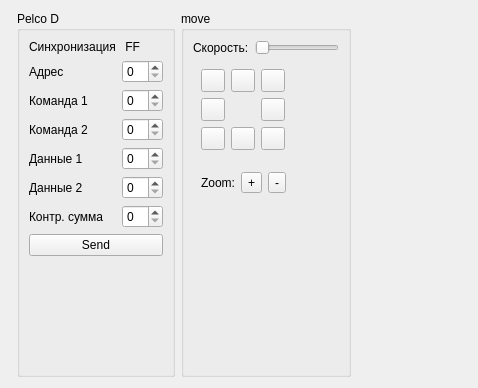
<?xml version="1.0" encoding="UTF-8"?>
<ui version="4.0">
 <class>MainBox</class>
 <widget class="QWidget" name="MainBox">
  <property name="geometry">
   <rect>
    <x>0</x>
    <y>0</y>
    <width>478</width>
    <height>388</height>
   </rect>
  </property>
  <property name="windowTitle">
   <string>Dialog</string>
  </property>
  <layout class="QHBoxLayout" name="horizontalLayout">
   <item>
    <widget class="SerialBox5" name="serial_widget" native="true"/>
   </item>
   <item>
    <widget class="QGroupBox" name="groupBox">
     <property name="sizePolicy">
      <sizepolicy hsizetype="Fixed" vsizetype="Preferred">
       <horstretch>0</horstretch>
       <verstretch>0</verstretch>
      </sizepolicy>
     </property>
     <property name="title">
      <string>Pelco D</string>
     </property>
     <layout class="QVBoxLayout" name="verticalLayout_2">
      <item>
       <layout class="QGridLayout" name="gridLayout">
        <item row="4" column="0">
         <widget class="QLabel" name="label_5">
          <property name="text">
           <string>Данные 1</string>
          </property>
         </widget>
        </item>
        <item row="2" column="0">
         <widget class="QLabel" name="label_3">
          <property name="text">
           <string>Команда 1</string>
          </property>
         </widget>
        </item>
        <item row="1" column="0">
         <widget class="QLabel" name="label_2">
          <property name="text">
           <string>Адрес</string>
          </property>
         </widget>
        </item>
        <item row="5" column="0">
         <widget class="QLabel" name="label_6">
          <property name="text">
           <string>Данные 2</string>
          </property>
         </widget>
        </item>
        <item row="3" column="0">
         <widget class="QLabel" name="label_4">
          <property name="text">
           <string>Команда 2</string>
          </property>
         </widget>
        </item>
        <item row="3" column="1">
         <widget class="HexSpinBox" name="sb_cmd2">
          <property name="sizePolicy">
           <sizepolicy hsizetype="Fixed" vsizetype="Fixed">
            <horstretch>0</horstretch>
            <verstretch>0</verstretch>
           </sizepolicy>
          </property>
         </widget>
        </item>
        <item row="4" column="1">
         <widget class="HexSpinBox" name="sb_data1">
          <property name="sizePolicy">
           <sizepolicy hsizetype="Fixed" vsizetype="Fixed">
            <horstretch>0</horstretch>
            <verstretch>0</verstretch>
           </sizepolicy>
          </property>
         </widget>
        </item>
        <item row="5" column="1">
         <widget class="HexSpinBox" name="sb_data2">
          <property name="sizePolicy">
           <sizepolicy hsizetype="Fixed" vsizetype="Fixed">
            <horstretch>0</horstretch>
            <verstretch>0</verstretch>
           </sizepolicy>
          </property>
         </widget>
        </item>
        <item row="0" column="0">
         <widget class="QLabel" name="label">
          <property name="text">
           <string>Синхронизация</string>
          </property>
         </widget>
        </item>
        <item row="1" column="1">
         <widget class="HexSpinBox" name="sb_address">
          <property name="sizePolicy">
           <sizepolicy hsizetype="Fixed" vsizetype="Fixed">
            <horstretch>0</horstretch>
            <verstretch>0</verstretch>
           </sizepolicy>
          </property>
         </widget>
        </item>
        <item row="2" column="1">
         <widget class="HexSpinBox" name="sb_cmd1">
          <property name="sizePolicy">
           <sizepolicy hsizetype="Fixed" vsizetype="Fixed">
            <horstretch>0</horstretch>
            <verstretch>0</verstretch>
           </sizepolicy>
          </property>
         </widget>
        </item>
        <item row="6" column="0">
         <widget class="QLabel" name="label_7">
          <property name="text">
           <string>Контр. сумма</string>
          </property>
         </widget>
        </item>
        <item row="6" column="1">
         <widget class="HexSpinBox" name="sb_chk_sum">
          <property name="sizePolicy">
           <sizepolicy hsizetype="Fixed" vsizetype="Fixed">
            <horstretch>0</horstretch>
            <verstretch>0</verstretch>
           </sizepolicy>
          </property>
         </widget>
        </item>
        <item row="0" column="1">
         <widget class="QLabel" name="label_12">
          <property name="text">
           <string> FF</string>
          </property>
         </widget>
        </item>
       </layout>
      </item>
      <item>
       <widget class="QPushButton" name="btn_send">
        <property name="text">
         <string>Send</string>
        </property>
       </widget>
      </item>
      <item>
       <spacer name="verticalSpacer">
        <property name="orientation">
         <enum>Qt::Vertical</enum>
        </property>
        <property name="sizeHint" stdset="0">
         <size>
          <width>20</width>
          <height>40</height>
         </size>
        </property>
       </spacer>
      </item>
     </layout>
    </widget>
   </item>
   <item>
    <widget class="QGroupBox" name="groupBox_6">
     <property name="sizePolicy">
      <sizepolicy hsizetype="Fixed" vsizetype="Preferred">
       <horstretch>0</horstretch>
       <verstretch>0</verstretch>
      </sizepolicy>
     </property>
     <property name="title">
      <string>move</string>
     </property>
     <layout class="QVBoxLayout" name="verticalLayout_6">
      <item>
       <layout class="QHBoxLayout" name="horizontalLayout_2">
        <item>
         <widget class="QLabel" name="label_8">
          <property name="sizePolicy">
           <sizepolicy hsizetype="Fixed" vsizetype="Preferred">
            <horstretch>0</horstretch>
            <verstretch>0</verstretch>
           </sizepolicy>
          </property>
          <property name="text">
           <string>Скорость:</string>
          </property>
         </widget>
        </item>
        <item>
         <widget class="QSlider" name="sl_speed">
          <property name="orientation">
           <enum>Qt::Horizontal</enum>
          </property>
         </widget>
        </item>
       </layout>
      </item>
      <item>
       <layout class="QHBoxLayout" name="horizontalLayout_4">
        <property name="leftMargin">
         <number>8</number>
        </property>
        <property name="topMargin">
         <number>8</number>
        </property>
        <property name="rightMargin">
         <number>8</number>
        </property>
        <property name="bottomMargin">
         <number>8</number>
        </property>
        <item>
         <layout class="QGridLayout" name="gridLayout_3">
          <item row="1" column="0">
           <widget class="QToolButton" name="btn_left"/>
          </item>
          <item row="0" column="1">
           <widget class="QToolButton" name="btn_up"/>
          </item>
          <item row="0" column="2">
           <widget class="QToolButton" name="btn_up_right"/>
          </item>
          <item row="0" column="0">
           <widget class="QToolButton" name="btn_up_left"/>
          </item>
          <item row="1" column="2">
           <widget class="QToolButton" name="btn_right"/>
          </item>
          <item row="2" column="0">
           <widget class="QToolButton" name="btn_down_left"/>
          </item>
          <item row="2" column="1">
           <widget class="QToolButton" name="btn_down"/>
          </item>
          <item row="2" column="2">
           <widget class="QToolButton" name="btn_down_right"/>
          </item>
         </layout>
        </item>
        <item>
         <spacer name="horizontalSpacer">
          <property name="orientation">
           <enum>Qt::Horizontal</enum>
          </property>
          <property name="sizeHint" stdset="0">
           <size>
            <width>40</width>
            <height>20</height>
           </size>
          </property>
         </spacer>
        </item>
       </layout>
      </item>
      <item>
       <layout class="QHBoxLayout" name="horizontalLayout_3">
        <property name="leftMargin">
         <number>8</number>
        </property>
        <property name="topMargin">
         <number>8</number>
        </property>
        <property name="rightMargin">
         <number>8</number>
        </property>
        <property name="bottomMargin">
         <number>8</number>
        </property>
        <item>
         <widget class="QLabel" name="label_9">
          <property name="sizePolicy">
           <sizepolicy hsizetype="Fixed" vsizetype="Preferred">
            <horstretch>0</horstretch>
            <verstretch>0</verstretch>
           </sizepolicy>
          </property>
          <property name="text">
           <string>Zoom:</string>
          </property>
         </widget>
        </item>
        <item>
         <widget class="QToolButton" name="btn_zoom_in">
          <property name="text">
           <string>+</string>
          </property>
         </widget>
        </item>
        <item>
         <widget class="QToolButton" name="btn_zoom_out">
          <property name="text">
           <string>-</string>
          </property>
         </widget>
        </item>
        <item>
         <spacer name="horizontalSpacer_3">
          <property name="orientation">
           <enum>Qt::Horizontal</enum>
          </property>
          <property name="sizeHint" stdset="0">
           <size>
            <width>40</width>
            <height>20</height>
           </size>
          </property>
         </spacer>
        </item>
       </layout>
      </item>
      <item>
       <spacer name="verticalSpacer_3">
        <property name="orientation">
         <enum>Qt::Vertical</enum>
        </property>
        <property name="sizeHint" stdset="0">
         <size>
          <width>20</width>
          <height>40</height>
         </size>
        </property>
       </spacer>
      </item>
     </layout>
    </widget>
   </item>
   <item>
    <spacer name="horizontalSpacer_2">
     <property name="orientation">
      <enum>Qt::Horizontal</enum>
     </property>
     <property name="sizeHint" stdset="0">
      <size>
       <width>40</width>
       <height>20</height>
      </size>
     </property>
    </spacer>
   </item>
  </layout>
 </widget>
 <customwidgets>
  <customwidget>
   <class>SerialBox5</class>
   <extends>QWidget</extends>
   <header>serialbox5.hpp</header>
   <container>1</container>
  </customwidget>
  <customwidget>
   <class>HexSpinBox</class>
   <extends>QSpinBox</extends>
   <header>hexspinbox.hpp</header>
  </customwidget>
 </customwidgets>
 <resources/>
 <connections/>
</ui>
